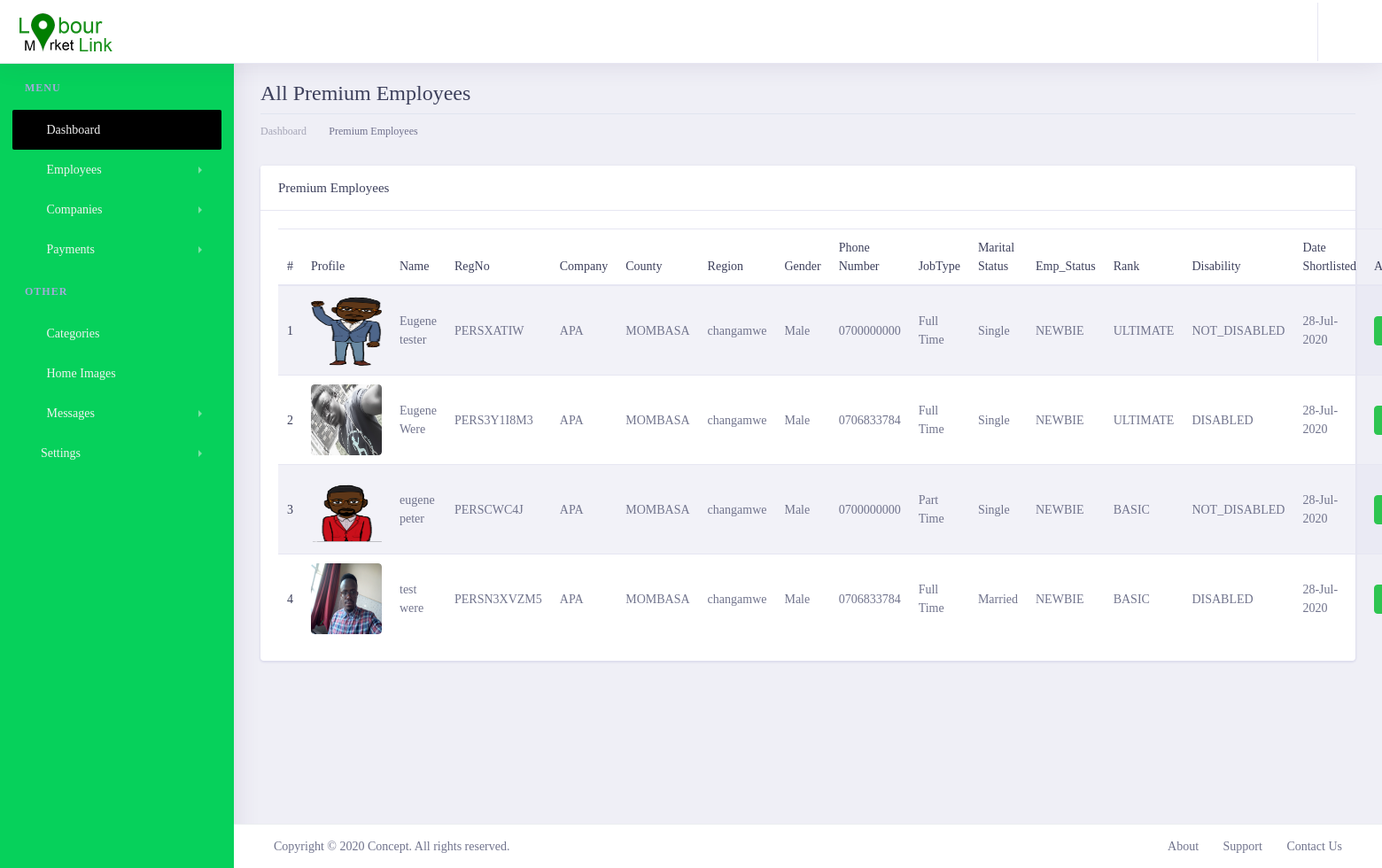
/lmladmin/shortlistedemployees/ (signed in), run on the app's committed database.
### lmlappadmin/models.py (models this page shows, shortened)
class CompanyShortlistCustomers(models.Model):
    company = models.ForeignKey(Company, on_delete=models.CASCADE)
    customer = models.ForeignKey(Customer, on_delete=models.CASCADE)
    SHORTLIST_STATUS = {
        ('SHORTLISTED', 'Shortlisted'),
        ('UNSHORTLISTED', 'Unshortlisted'),
    }
    payment_status = models.CharField(max_length=200, choices=SHORTLIST_STATUS, default='SHORTLISTED', null=False, blank=False)
    created_at = models.DateTimeField(auto_now_add=True)
    updated_at = models.DateTimeField(auto_now=True)

class Customer(get_user_model()):
    profile_image = models.ImageField(max_length=200, upload_to='customerImages', null=True, blank=True)
    regpayment = models.ForeignKey(CustomerPayments, on_delete=models.CASCADE, null=True, blank=True)
    country = models.CharField(max_length=100,null=False, blank=False)
    county = models.ForeignKey(County, on_delete=models.CASCADE, null=False, blank=False)
    region = models.ForeignKey(Region, on_delete=models.CASCADE, null=False, blank=False)
    gender = models.CharField(max_length=100,null=False, blank=False)
    category = models.ForeignKey(Category, on_delete=models.CASCADE, max_length=200, null=False, blank=False)
    phone_number = models.CharField(max_length=20, null=False, blank=False)
    date_of_birth = models.DateField(default=datetime.datetime.now)
    landmark = models.CharField(max_length=100,null=True, blank=True)
    huduma_no = models.CharField(max_length=100,null=True, blank=True)
    job_type = models.CharField(max_length=200, null=False, blank=False)
    disability = models.TextField(null=True, blank=True)
    marital_status = models.CharField(max_length=100,null=True, blank=True)
    created_at = models.DateTimeField(auto_now_add=True)
    updated_at = models.DateTimeField(auto_now=True)
    biography = models.TextField()
    PERSONNEL_STATUS = {
        ('NEWBIE', 'Newbie'),
        ('REGISTERED_CONFIRMED', 'Registerd_confirmed'),
        ('DEACTIVATED', 'Deactivated'),
    }
    status = models.CharField(choices=PERSONNEL_STATUS, default='NEWBIE', max_length=200, null=False, blank=False)
    RANK_STATUS = {
        ('BASIC', 'Basic'),
        ('PREMIUM', 'Premium'),
        ('ULTIMATE', 'Ultimate'),
    }
    rank_status = models.CharField(choices=RANK_STATUS, default='BASIC', max_length=200, null=False, blank=False)
    DISABILITY_STATUS=[
        ('DISABLED','Disabled'),
        ('NOT_DISABLED','Not_Disabled')
    ]
    disability_status =models.CharField(choices=DISABILITY_STATUS, default='NOT_DISABLED', max_length=200, null=True, blank=False)
    class Meta:
        verbose_name = 'Customer'
        verbose_name_plural = 'Customers'
    @property
    def customer_reg_no(self):
        regno = CustomerRegNo.objects.filter(customer=self).first()
        if regno:
            return regno.personel_reg_no
        else:
            return 'NO_REGNO_ON_THIS_GUY'

class CustomerRegNo(models.Model):
    customer = models.ForeignKey(Customer, on_delete=models.CASCADE)
    personel_reg_no = models.CharField(max_length=100, null=False, blank=False, unique=True)
    created_at = models.DateTimeField(auto_now_add=True)
    updated_at = models.DateTimeField(auto_now=True)

class Company(get_user_model()):
    logo = models.ImageField(max_length=200, upload_to='employerlogo', null=True, blank=True)
    regpayment = models.ForeignKey(CompanyRegistrationPayment, on_delete=models.CASCADE, null=True, blank=True)
    category = models.ForeignKey(Category, on_delete=models.CASCADE, max_length=200, null=False, blank=False)
    company_name = models.CharField(max_length=200, null=False, blank=False)
    phone_number = models.CharField(max_length=200, null=False, blank=False, default='0700000000')
    county = models.ForeignKey(County, on_delete=models.CASCADE, null=False, blank=False)
    region = models.ForeignKey(Region, on_delete=models.CASCADE, null=False, blank=False)
    landmark = models.CharField(max_length=100,null=False, blank=False)
    company_motto =models.CharField(max_length=100,null=False, blank=False)
    brief_details = models.TextField()
    bizness_entity_type = models.CharField(max_length=100,null=False, blank=False)
    date_created = models.DateField(default=datetime.datetime.now, null=False, blank=False )
    description = models.TextField()
    website = models.CharField(max_length=100,null=True, blank=True)
    company_email = models.CharField(max_length=100,null=False, blank=False)
    kra_number = models.CharField(max_length=100,null=False, blank=False)
    alphanumeric = RegexValidator(r'^[0-9a-zA-Z]*$', 'Only alphanumeric characters are allowed.')
    bussiness_reg_no = models.CharField(max_length=100,null=True, blank=True,unique=True, validators=[alphanumeric])
    created_at = models.DateTimeField(auto_now_add=True)
    updated_at = models.DateTimeField(auto_now=True)
    COMPANY_STATUS ={
        ('NEWBIE','Newbie'),
        ('REGISTERED_CONFIRMED','Registerd_confirmed'),
        ('DEACTIVATED','Deactivated'),
    }
    status = models.CharField( choices=COMPANY_STATUS, default='NEWBIE', max_length=200, null=False, blank=False)
    RANK_STATUS = {
        ('UNDEFINED','Undefined'),
        ('BASIC','Basic'),
        ('PREMIUM', 'Premium'),
        ('ULTIMATE', 'Ultimate'),
        ('PRO_BASIC', 'Pro_basic'),
        ('PRO_ULTIMATE', 'Pro_ultimate'),
        ('PLATINUM', 'Platinum'),
    }
    rank_status = models.CharField( choices=RANK_STATUS, default='UNDEFINED', max_length=200, null=False, blank=False)
    class Meta:
        verbose_name = 'Employer'
        verbose_name_plural = 'Employers'

class County(models.Model):
    county_number = models.IntegerField(null=False,blank=False)
    county = models.CharField(max_length=200,null=False,blank=False)
    created_at = models.DateTimeField(auto_now_add=True)
    updated_at = models.DateTimeField(auto_now=True)
    def __str__(self):
        return '%s' % (self.county)

class Region(models.Model):
    county_number = models.IntegerField(null=False,blank=False)
    region = models.CharField(max_length=200,null=False,blank=False)
    ward = models.CharField(max_length=200,null=False,blank=False)
    created_at = models.DateTimeField(auto_now_add=True)
    updated_at = models.DateTimeField(auto_now=True)
    def __str__(self):
        return '%s' % (self.region)

### lmlappadmin/views.py (the view)
# urls.py: path('shortlistedemployees/',views.shortlistedemployees, name='shortlistedemployees'),
@login_required()
def shortlistedemployees(request):
    employ = CompanyShortlistCustomers.objects.filter()
    context = {
        'title': 'ShortlistedEmployees',
        'customers': employ,
    }
    return render(request,'employee/shortlistedemployies.html', context)

### lmlapp/templatetags/call_methods.py (called while the page is built)
@register.filter(name='contactushome')
def comments(request):
    contactushome = ContactUsHome.objects.filter(status="UNREAD").order_by("-created_at")
    if contactushome is not None:
        return contactushome
    return False

@register.filter(name='contactushomecount')
def commentscount(request):
    contactushomecount = ContactUsHome.objects.count()
    if contactushomecount > 0:
        return contactushomecount
    return False

### lmlappadmin/templates/employee/shortlistedemployies.html
{% extends 'admin/layout.html' %}
{% load static %}
{% block content %}
       <div class="dashboard-wrapper ml-0">
            <div class="container-fluid  dashboard-content">
                <div class="row">
                    <div class="col-xl-12 col-lg-12 col-md-12 col-sm-12 col-12">
                        <div class="page-header">
                            <h2 class="pageheader-title"> All Premium Employees</h2>
                            <div class="page-breadcrumb">
                                <nav aria-label="breadcrumb">
                                    <ol class="breadcrumb">
                                        <li class="breadcrumb-item"><a href="{% url 'LMLAdmin:home' %}" class="breadcrumb-link">Dashboard</a></li>
                                        <li class="breadcrumb-item active" aria-current="page">Premium Employees</li>
                                    </ol>
                                </nav>
                            </div>
                        </div>
                    </div>
                </div>
                <div class="row">
                    <div class="col-xl-12 col-lg-12 col-md-12 col-sm-12 col-12">
                            <div class="card">
                                <h5 class="card-header">Premium Employees</h5>
                                <div class="card-body">
                                    <table class="table table-striped">
                                        <thead>
                                            <tr>
                                                <th scope="col">#</th>
                                                <th scope="col">Profile</th>
                                                <th scope="col">Name</th>
                                                <th scope="col">RegNo</th>
                                                <th scope="col">Company</th>
                                                <th scope="col">County</th>
                                                <th scope="col">Region</th>
                                                <th scope="col">Gender</th>
                                                <th scope="col">Phone Number</th>
                                                <th scope="col">JobType</th>
                                                <th scope="col">Marital Status</th>
                                                <th scope="col">Emp_Status</th>
                                                <th scope="col">Rank</th>
                                                <th scope="col">Disability</th>
                                                <th scope="col">Date Shortlisted</th>
                                                <th scope="col">Action</th>
                                            </tr>
                                        </thead>
                                        <tbody>
                                            {% for employee in customers %}
                                                <tr>
                                                    <th scope="row">{{forloop.counter}}</th>
                                                    <td>
                                                        <div style="width: 80px; height: 80px; overflow: hidden;" class="rounded">
                                                            <img class="w-100 h-100 rounded" src="{{ employee.customer.profile_image.url }}" alt="">
                                                        </div>
                                                    </td>
                                                    <td>{{employee.customer.first_name}} {{ employee.customer.last_name }}</td>
                                                     <td>{{employee.customer.customer_reg_no}}</td>
                                                    <td>{{employee.company.company_name }}</td>
                                                    <td>{{employee.customer.county}}</td>
                                                    <td>{{employee.customer.region}}</td>
                                                    <td>{{employee.customer.gender}}</td>
                                                    <td>{{employee.customer.phone_number}}</td>
                                                    <td>{{employee.customer.job_type }}</td>
                                                    <td>{{employee.customer.marital_status}}</td>
                                                    <td>{{employee.customer.status}}</td>
                                                    <td>{{employee.customer.rank_status}}</td>
                                                    <td>{{employee.customer.disability_status}}</td>
                                                    <td>{{employee.created_at|date:'d-M-Y'}}</td>
                                                    <td>
                                                        <a href="" class="btn btn-success btn-sm rounded">View</a>
                                                    </td>
                                                </tr>
                                            {%  endfor  %}
                                        </tbody>
                                    </table>
                                </div>
                            </div>
                        </div>
                </div>
            </div>
        </div>
{% endblock content %}

### data on the page
CompanyShortlistCustomers: customer.profile_image (picture), customer.first_name "Eugene", customer.last_name "tester", customer.customer_reg_no "PERSXATIW", company.company_name "APA", customer.county "MOMBASA", customer.region "changamwe", customer.gender "Male", customer.phone_number "0700000000", customer.job_type "Full Time", customer.marital_status "Single", customer.status "NEWBIE", customer.rank_status "ULTIMATE", customer.disability_status "NOT_DISABLED", created_at "28-Jul-2020"
CompanyShortlistCustomers: customer.profile_image (picture), customer.first_name "Eugene", customer.last_name "Were", customer.customer_reg_no "PERS3Y1I8M3", company.company_name "APA", customer.county "MOMBASA", customer.region "changamwe", customer.gender "Male", customer.phone_number "0706833784", customer.job_type "Full Time", customer.marital_status "Single", customer.status "NEWBIE", customer.rank_status "ULTIMATE", customer.disability_status "DISABLED", created_at "28-Jul-2020"
CompanyShortlistCustomers: customer.profile_image (picture), customer.first_name "eugene", customer.last_name "peter", customer.customer_reg_no "PERSCWC4J", company.company_name "APA", customer.county "MOMBASA", customer.region "changamwe", customer.gender "Male", customer.phone_number "0700000000", customer.job_type "Part Time", customer.marital_status "Single", customer.status "NEWBIE", customer.rank_status "BASIC", customer.disability_status "NOT_DISABLED", created_at "28-Jul-2020"
CompanyShortlistCustomers: customer.profile_image (picture), customer.first_name "test", customer.last_name "were", customer.customer_reg_no "PERSN3XVZM5", company.company_name "APA", customer.county "MOMBASA", customer.region "changamwe", customer.gender "Male", customer.phone_number "0706833784", customer.job_type "Full Time", customer.marital_status "Married", customer.status "NEWBIE", customer.rank_status "BASIC", customer.disability_status "DISABLED", created_at "28-Jul-2020"
